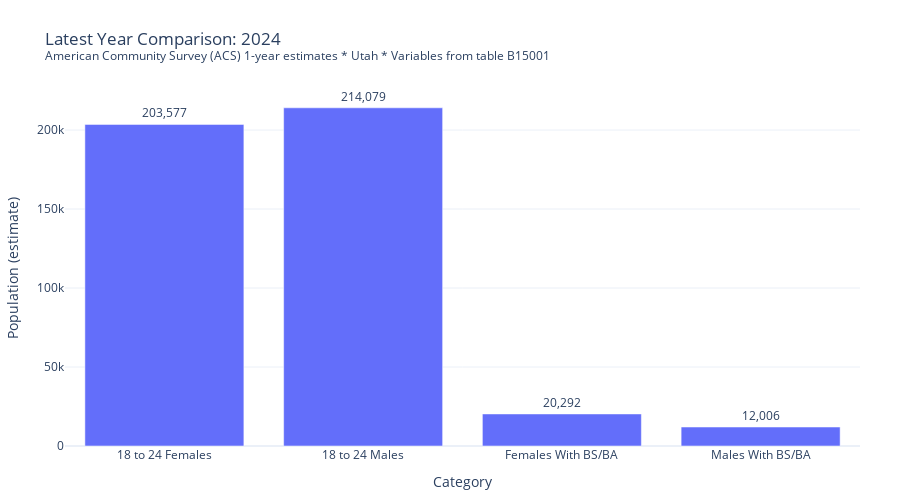

The notebook cell this image was saved under:
### Markdown cell above
#### “Latest year” bar chart (crisp takeaway)
Execs often want the most recent snapshot. Filter to the latest year (e.g., 2024) and show a simple bar chart. This is perfect for a one-sentence “so what?”.

### Code cell
latest_year = census_data["Year"].max()
latest = census_data.query("Year== @latest_year").copy()

fig3 = px.bar(
    latest,
    x="Variable",
    y="Population",
    text="Population",
    labels= {"Population":"Population (estimate)","Variable":"Category"},
    title=f"Latest Year Comparison: {latest_year}<br><sup>{SUBTITLE}</sup>"
)

fig3.update_traces(texttemplate="%{text:,}",textposition="outside")
fig3.update_layout(
    margin=dict(l=40,r=40,t=90,b=40),
    uniformtext_minsize=10,
    uniformtext_mode="hide"
)
fig3.update_yaxes(separatethousands=True)
fig3.show()

### Figure 1 — Plotly figure (JSON) as saved in the notebook; plotly's stock layout.template omitted (floating-point values rounded to 4 significant figures)
{"data": [{"hovertemplate": "Category=%{x}<br>Population (estimate)=%{text}<extra></extra>", "legendgroup": "", "marker": {"color": "#636efa", "pattern": {"shape": ""}}, "name": "", "orientation": "v", "showlegend": false, "text": [203600.0, 214100.0, 20290.0, 12010.0], "textposition": "outside", "texttemplate": "%{text:,}", "type": "bar", "x": ["18 to 24 Females", "18 to 24 Males", "Females With BS/BA", "Males With BS/BA"], "xaxis": "x", "y": [203577, 214079, 20292, 12006], "yaxis": "y"}], "layout": {"barmode": "relative", "height": 500, "legend": {"tracegroupgap": 0}, "margin": {"b": 40, "l": 40, "r": 40, "t": 90}, "title": {"text": "Latest Year Comparison: 2024<br><sup>American Community Survey (ACS) 1-year estimates * Utah * Variables from table B15001</sup>"}, "uniformtext": {"minsize": 10, "mode": "hide"}, "width": 900, "xaxis": {"anchor": "y", "domain": [0, 1], "title": {"text": "Category"}}, "yaxis": {"anchor": "x", "domain": [0, 1], "separatethousands": true, "title": {"text": "Population (estimate)"}}}}
